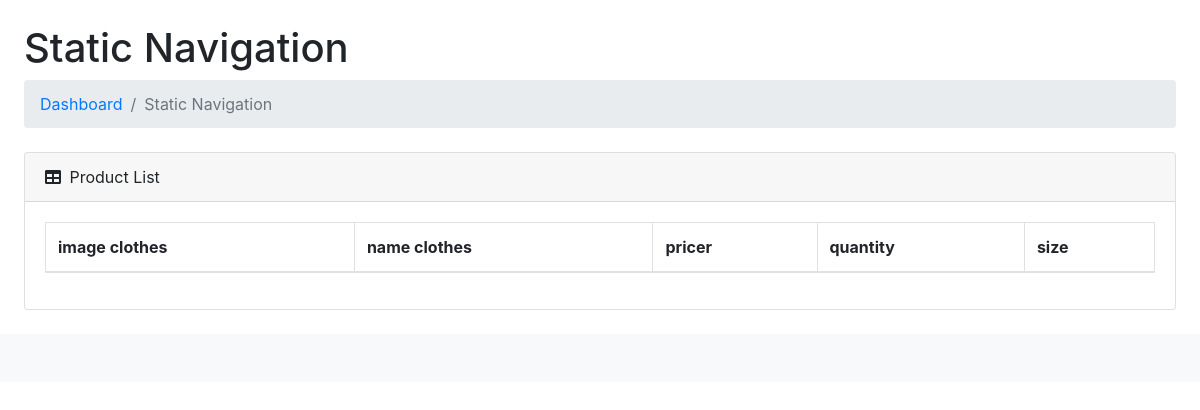
Page /admin-test/chitiet_hoadon.php?MaHD=16 on the earlier database version.
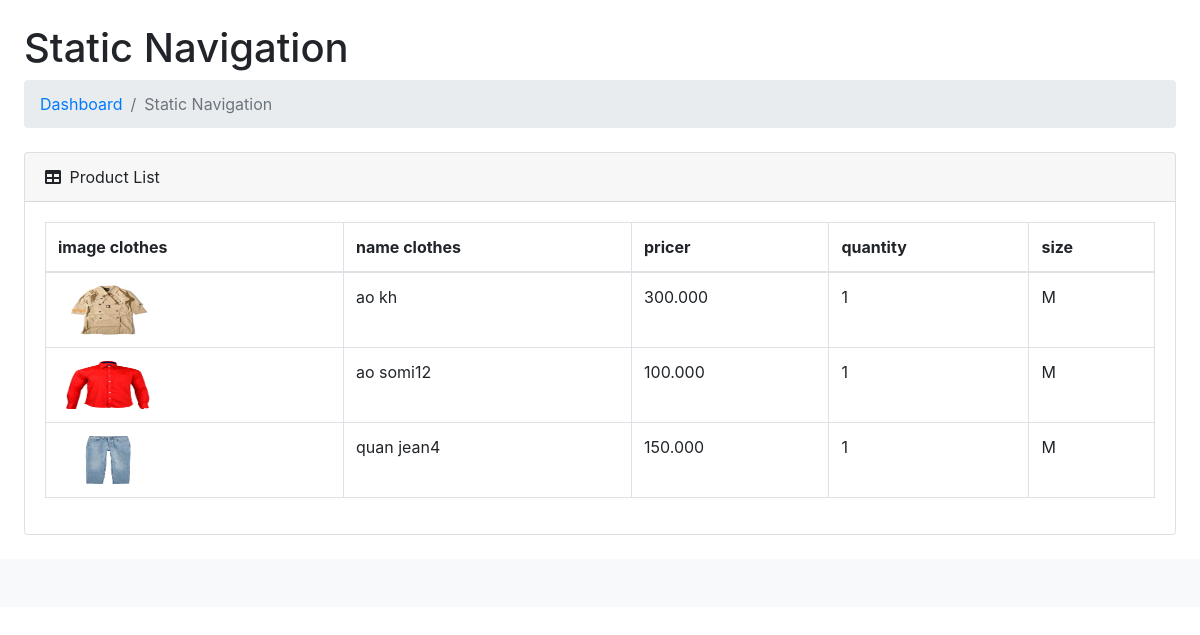
Same page on the later database version.
### tables this page shows
CREATE TABLE `chitiet_hoadon` (
  `SoHD` int(11) NOT NULL,
  `MaHD` int(11) NOT NULL,
  `id_cloth` int(11) NOT NULL,
  `soluong` int(11) NOT NULL,
  `size` varchar(50) NOT NULL
);

CREATE TABLE `clothes` (
  `id` int(4) NOT NULL,
  `id_type` int(4) NOT NULL,
  `name` varchar(40) NOT NULL,
  `price` varchar(255) NOT NULL,
  `picture` varchar(255) NOT NULL,
  `best_sell` int(11) NOT NULL
);

### controllers/BillsDetailCtr.php (called while the page is built, shortened)
<?php
    include_once("../models/BillsDetailMdl.php");
    class BillsDetailCtr{
        public function getBillsDetail($MaHD){
            $BillsDetailMdl=new BillsDetailMdl();
            $array=$BillsDetailMdl->getBillsDetail($MaHD);
            include_once('../views/admin/BillsDetail.php');
        }
    }
?>

### models/BillsDetailMdl.php (called while the page is built, shortened)
<?php
include_once("DataProvider.php");
class BillsDetailMdl{
    public function getBillsDetail($MaHD){
        $db=new DataProvider();
        $sql="SELECT clothes.id,clothes.name,clothes.price,clothes.picture,chitiet_hoadon.soluong, chitiet_hoadon.size FROM `clothes` INNER JOIN `chitiet_hoadon` ON clothes.id=chitiet_hoadon.id_cloth INNER JOIN `hoadon` ON hoadon.MaHD=chitiet_hoadon.MaHD WHERE chitiet_hoadon.MaHD=$MaHD";
        $array=$db->FetchAll($sql);
        return $array;
    }
}
?>

### models/DataProvider.php (called while the page is built, shortened)
<?php
class DataProvider
{
	private $link;
	function __construct()
	{
		$this->link=mysqli_connect("localhost","root","","sellclothes");
	}
	function ExecuteQuery($sql)
	{
		mysqli_query($this->link,"set names 'utf8'");
		return mysqli_query($this->link, $sql);
	}
	function FetchAll($sql)
	{
		$result=$this->ExecuteQuery($sql);
		$arr=array();
		while($row=mysqli_fetch_assoc($result))
		{
			$arr[]=$row;
		}
		return $arr;
	}
}
?>

### views/admin/BillsDetail.php (the view)
<?php
    foreach($array as $item){
        @$p=number_format($item['price'],0,",",".");
        echo "<tr>";
        echo "<td ><img src='../image/image_product/$item[picture]' class='image' style='width:100px; height:50px' ></td>";
            echo "<td class='name'>$item[name]</td>";
            echo "<td class='price'>$p</td>";
            echo "<td class='quantity'>$item[soluong]</td>";
            echo "<td class='size'>$item[size]</td>";
        echo "</tr>";
    }
?>

### admin-test/chitiet_hoadon.php (shortened to what this page needs)
<!DOCTYPE html>
<html lang="en">
    <head>
        <link href="css/styles.css" rel="stylesheet" />
        <link href="https://cdn.datatables.net/1.10.20/css/dataTables.bootstrap4.min.css" rel="stylesheet" />
    </head>
    <body>
            <div id="layoutSidenav_content">
                <main>
                    <div class="container-fluid">
                        <h1 class="mt-4">Static Navigation</h1>
                        <ol class="breadcrumb mb-4">
                            <li class="breadcrumb-item"><a href="index.php">Dashboard</a></li>
                            <li class="breadcrumb-item active">Static Navigation</li>
                        </ol>
                        <div class="card mb-4">
                            <div class="card-header" >
                                <i class="fas fa-table mr-1"></i>
                                Product List
                            </div>
                            <div class="card-body">
                                <div class="table-responsive"  id='clothes_table'>
                                <table class="table table-bordered" id="dataTable" width="100%" cellspacing="0">
                                        <thead>
                                            <tr>
                                                <th>image clothes</th>
                                                <th>name clothes</th>
                                                <th>pricer</th>
                                                <th>quantity</th>
                                                <th>size</th>
                                            </tr>
                                        </thead>
                                        <tbody>
                                        <?php
                                        include_once("../controllers/BillsDetailCtr.php");
                                        $BillsDetailCtr=new BillsDetailCtr();
                                        $BillsDetailCtr->getBillsDetail($_GET['MaHD']);
                                    ?>
                                    </tbody>
                                    </table>
                                </div>
                            </div>
                        </div>
                    </div>
                    </div>
                <footer class="py-4 bg-light mt-auto">
                </footer>
    </body>
</html>

Differences in the rows shown:
added chitiet_hoadon: id_cloth.picture (picture), id_cloth.name "ao kh", id_cloth.price "300.000", soluong "1", size "M"
added chitiet_hoadon: id_cloth.picture (picture), id_cloth.name "ao somi12", id_cloth.price "100.000", soluong "1", size "M"
added chitiet_hoadon: id_cloth.picture (picture), id_cloth.name "quan jean4", id_cloth.price "150.000", soluong "1", size "M"
